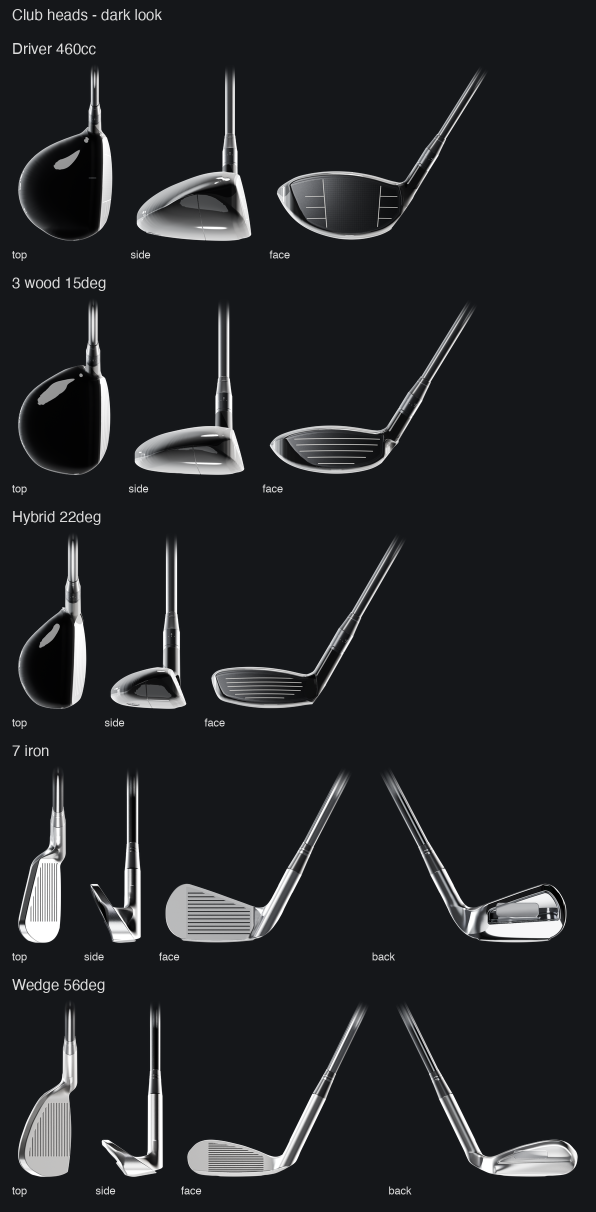
#> input picture clubheads/out/contact_dark.png, 1192 x 2424 px (shown at 1/2 size)
$ python -i sheets.py   (imports and definitions only)
#> lines starting #> are read from the running program, lines starting #| are printed output that depends on the picture
"""sheets.py: @512 downscales, per-club and combined contact sheets, anchors check (system python3 + Pillow).

    python3 sheets.py --club driver      # out/driver/*@512.png + out/driver/contact_{light,dark,line}.png
    python3 sheets.py --all              # out/contact_{light,dark,line}.png + out/anchors_check.png
"""
import os, sys, json, glob, argparse
import numpy as np
from PIL import Image, ImageDraw, ImageFont

ROOT = os.path.dirname(os.path.dirname(os.path.abspath(__file__)))
OUT = os.path.join(ROOT, 'out')
ORDER = ['driver', 'fairway', 'hybrid', 'iron', 'wedge']
VIEWS = ['top', 'side', 'face', 'back']
PAPER, INK_BG = (247, 246, 242), (21, 23, 26)


# [5 lines left out: function font, not called in this run]


def downscale(path, long=512):
#> called with path = '../out/contact_dark.png', long = 512
    im = Image.open(path).convert('RGBA')
    s = long / max(im.size)
#> s = 0.211
    sz = (max(1, round(im.width * s)), max(1, round(im.height * s)))
#> sz = (252, 512)
    sm = im.convert('RGBa').resize(sz, Image.LANCZOS).convert('RGBA')  # premultiplied resample: no fringes
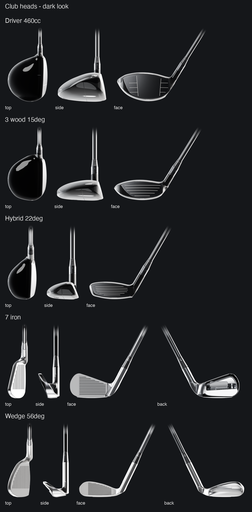
#> sm: PIL image 252x512 RGBA; mean R, G, B, A 34.7, 36.5, 39.2, 255
    sm.save(path[:-4] + '@512.png', optimize=True)


def fit(im, h):
    s = h / im.height
    return im.convert('RGBa').resize((max(1, round(im.width * s)), h), Image.LANCZOS).convert('RGBA')


def views_of(club):
    return [v for v in VIEWS if os.path.exists(os.path.join(OUT, club, '%s_%s.json' % (club, v)))]


# [168 lines left out: functions sheet, club_sheets, draw_anchors, _lstar, edge_contrast, dark_check and 1 more, not called in this run]


# [14 lines not run here, left out]

>>> result = downscale('../out/contact_dark.png')
